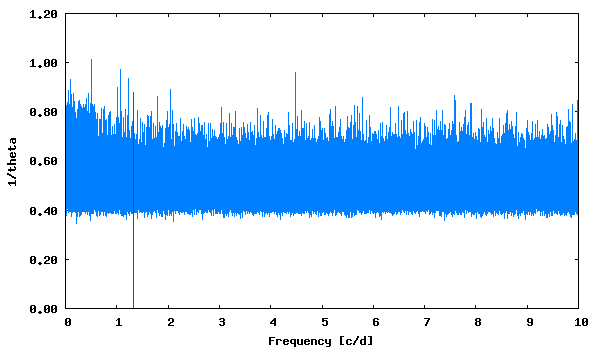

Write the gnuplot code that produced this figure.
set term png size 600,350 medium
set colors classic
set output "phase_lc_6.lk.png"
set xlabel "Frequency [c/d]"
set ylabel "1/theta"
set format y "%5.2f"
plot [] "lk.periodogram" using 1:2 with lines linecolor 3 title "", "<echo '1.320499  0.88'" with impulses linecolor 1 title ""
 
